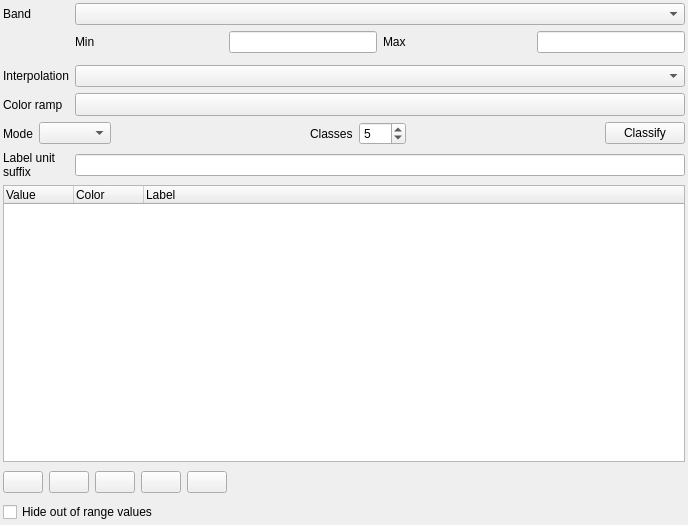
<?xml version="1.0" encoding="UTF-8"?>
<ui version="4.0">
 <class>QgsSingleBandPseudoColorRendererWidgetBase</class>
 <widget class="QWidget" name="QgsSingleBandPseudoColorRendererWidgetBase">
  <property name="geometry">
   <rect>
    <x>0</x>
    <y>0</y>
    <width>688</width>
    <height>525</height>
   </rect>
  </property>
  <property name="windowTitle">
   <string>Form</string>
  </property>
  <layout class="QGridLayout" name="gridLayout">
   <property name="margin">
    <number>3</number>
   </property>
   <item row="4" column="1" colspan="4">
    <widget class="QgsColorRampButton" name="btnColorRamp">
     <property name="sizePolicy">
      <sizepolicy hsizetype="Expanding" vsizetype="Fixed">
       <horstretch>0</horstretch>
       <verstretch>0</verstretch>
      </sizepolicy>
     </property>
     <property name="minimumSize">
      <size>
       <width>120</width>
       <height>0</height>
      </size>
     </property>
     <property name="maximumSize">
      <size>
       <width>16777215</width>
       <height>16777215</height>
      </size>
     </property>
    </widget>
   </item>
   <item row="3" column="1" colspan="4">
    <widget class="QComboBox" name="mColorInterpolationComboBox"/>
   </item>
   <item row="1" column="1">
    <widget class="QLabel" name="mMinLabel">
     <property name="sizePolicy">
      <sizepolicy hsizetype="MinimumExpanding" vsizetype="Fixed">
       <horstretch>0</horstretch>
       <verstretch>0</verstretch>
      </sizepolicy>
     </property>
     <property name="text">
      <string>Min</string>
     </property>
    </widget>
   </item>
   <item row="1" column="4">
    <widget class="QLineEdit" name="mMaxLineEdit"/>
   </item>
   <item row="7" column="0" colspan="5">
    <widget class="QTreeWidget" name="mColormapTreeWidget">
     <property name="sizePolicy">
      <sizepolicy hsizetype="Expanding" vsizetype="Expanding">
       <horstretch>0</horstretch>
       <verstretch>0</verstretch>
      </sizepolicy>
     </property>
     <property name="minimumSize">
      <size>
       <width>0</width>
       <height>250</height>
      </size>
     </property>
     <attribute name="headerDefaultSectionSize">
      <number>70</number>
     </attribute>
     <attribute name="headerMinimumSectionSize">
      <number>10</number>
     </attribute>
     <attribute name="headerStretchLastSection">
      <bool>true</bool>
     </attribute>
     <column>
      <property name="text">
       <string>Value</string>
      </property>
     </column>
     <column>
      <property name="text">
       <string>Color</string>
      </property>
     </column>
     <column>
      <property name="text">
       <string>Label</string>
      </property>
     </column>
    </widget>
   </item>
   <item row="1" column="3">
    <widget class="QLabel" name="mMaxLabel">
     <property name="sizePolicy">
      <sizepolicy hsizetype="MinimumExpanding" vsizetype="Fixed">
       <horstretch>0</horstretch>
       <verstretch>0</verstretch>
      </sizepolicy>
     </property>
     <property name="text">
      <string>Max</string>
     </property>
    </widget>
   </item>
   <item row="6" column="1" colspan="4">
    <widget class="QLineEdit" name="mUnitLineEdit">
     <property name="toolTip">
      <string>Unit suffix</string>
     </property>
    </widget>
   </item>
   <item row="2" column="0" colspan="5">
    <widget class="QWidget" name="mMinMaxContainerWidget" native="true"/>
   </item>
   <item row="9" column="0" colspan="5">
    <layout class="QHBoxLayout" name="horizontalLayout_3">
     <item>
      <widget class="QPushButton" name="mAddEntryButton">
       <property name="toolTip">
        <string>Add values manually</string>
       </property>
       <property name="icon">
        <iconset resource="../../images/images.qrc">
         <normaloff>:/images/themes/default/symbologyAdd.svg</normaloff>:/images/themes/default/symbologyAdd.svg</iconset>
       </property>
      </widget>
     </item>
     <item>
      <widget class="QPushButton" name="mDeleteEntryButton">
       <property name="toolTip">
        <string>Remove selected row(s)</string>
       </property>
       <property name="icon">
        <iconset resource="../../images/images.qrc">
         <normaloff>:/images/themes/default/symbologyRemove.svg</normaloff>:/images/themes/default/symbologyRemove.svg</iconset>
       </property>
      </widget>
     </item>
     <item>
      <widget class="QPushButton" name="mLoadFromBandButton">
       <property name="toolTip">
        <string>Load color map from band</string>
       </property>
       <property name="icon">
        <iconset resource="../../images/images.qrc">
         <normaloff>:/images/themes/default/mActionDraw.svg</normaloff>:/images/themes/default/mActionDraw.svg</iconset>
       </property>
      </widget>
     </item>
     <item>
      <widget class="QPushButton" name="mLoadFromFileButton">
       <property name="toolTip">
        <string>Load color map from file</string>
       </property>
       <property name="icon">
        <iconset resource="../../images/images.qrc">
         <normaloff>:/images/themes/default/mActionFileOpen.svg</normaloff>:/images/themes/default/mActionFileOpen.svg</iconset>
       </property>
      </widget>
     </item>
     <item>
      <widget class="QPushButton" name="mExportToFileButton">
       <property name="toolTip">
        <string>Export color map to file</string>
       </property>
       <property name="icon">
        <iconset resource="../../images/images.qrc">
         <normaloff>:/images/themes/default/mActionFileSaveAs.svg</normaloff>:/images/themes/default/mActionFileSaveAs.svg</iconset>
       </property>
      </widget>
     </item>
     <item>
      <spacer name="horizontalSpacer">
       <property name="orientation">
        <enum>Qt::Horizontal</enum>
       </property>
       <property name="sizeHint" stdset="0">
        <size>
         <width>48</width>
         <height>28</height>
        </size>
       </property>
      </spacer>
     </item>
    </layout>
   </item>
   <item row="0" column="0">
    <widget class="QLabel" name="mBandLabel">
     <property name="text">
      <string>Band</string>
     </property>
    </widget>
   </item>
   <item row="6" column="0">
    <widget class="QLabel" name="mUnitLabel">
     <property name="text">
      <string>Label unit
suffix</string>
     </property>
    </widget>
   </item>
   <item row="1" column="2">
    <widget class="QLineEdit" name="mMinLineEdit"/>
   </item>
   <item row="10" column="0" colspan="5">
    <widget class="QCheckBox" name="mClipCheckBox">
     <property name="toolTip">
      <string>If checked, any pixels with a value out of range will not be rendered</string>
     </property>
     <property name="text">
      <string>Hide out of range values</string>
     </property>
    </widget>
   </item>
   <item row="3" column="0">
    <widget class="QLabel" name="mColorInterpolationLabel">
     <property name="text">
      <string>Interpolation</string>
     </property>
    </widget>
   </item>
   <item row="0" column="1" colspan="4">
    <widget class="QgsRasterBandComboBox" name="mBandComboBox"/>
   </item>
   <item row="4" column="0">
    <widget class="QLabel" name="mColorInterpolationLabel_2">
     <property name="text">
      <string>Color ramp</string>
     </property>
    </widget>
   </item>
   <item row="5" column="0" colspan="5">
    <layout class="QHBoxLayout" name="horizontalLayout_5">
     <item>
      <widget class="QLabel" name="mClassificationModeLabel">
       <property name="text">
        <string>Mode</string>
       </property>
      </widget>
     </item>
     <item>
      <widget class="QComboBox" name="mClassificationModeComboBox"/>
     </item>
     <item>
      <spacer name="horizontalSpacer_4">
       <property name="orientation">
        <enum>Qt::Horizontal</enum>
       </property>
       <property name="sizeHint" stdset="0">
        <size>
         <width>40</width>
         <height>20</height>
        </size>
       </property>
      </spacer>
     </item>
     <item>
      <widget class="QLabel" name="mNumberOfEntriesLabel">
       <property name="text">
        <string>Classes</string>
       </property>
      </widget>
     </item>
     <item>
      <widget class="QSpinBox" name="mNumberOfEntriesSpinBox">
       <property name="sizePolicy">
        <sizepolicy hsizetype="Fixed" vsizetype="Fixed">
         <horstretch>0</horstretch>
         <verstretch>0</verstretch>
        </sizepolicy>
       </property>
       <property name="minimum">
        <number>2</number>
       </property>
       <property name="maximum">
        <number>255</number>
       </property>
       <property name="value">
        <number>5</number>
       </property>
      </widget>
     </item>
     <item>
      <spacer name="horizontalSpacer_2">
       <property name="orientation">
        <enum>Qt::Horizontal</enum>
       </property>
       <property name="sizeHint" stdset="0">
        <size>
         <width>40</width>
         <height>20</height>
        </size>
       </property>
      </spacer>
     </item>
     <item>
      <widget class="QPushButton" name="mClassifyButton">
       <property name="text">
        <string>Classify</string>
       </property>
      </widget>
     </item>
    </layout>
   </item>
  </layout>
 </widget>
 <customwidgets>
  <customwidget>
   <class>QgsRasterBandComboBox</class>
   <extends>QComboBox</extends>
   <header>raster/qgsrasterbandcombobox.h</header>
  </customwidget>
  <customwidget>
   <class>QgsColorRampButton</class>
   <extends>QToolButton</extends>
   <header>qgscolorrampbutton.h</header>
   <container>1</container>
  </customwidget>
 </customwidgets>
 <tabstops>
  <tabstop>mBandComboBox</tabstop>
  <tabstop>mMinLineEdit</tabstop>
  <tabstop>mMaxLineEdit</tabstop>
  <tabstop>mColorInterpolationComboBox</tabstop>
  <tabstop>btnColorRamp</tabstop>
  <tabstop>mUnitLineEdit</tabstop>
  <tabstop>mColormapTreeWidget</tabstop>
  <tabstop>mClassificationModeComboBox</tabstop>
  <tabstop>mNumberOfEntriesSpinBox</tabstop>
  <tabstop>mAddEntryButton</tabstop>
  <tabstop>mDeleteEntryButton</tabstop>
  <tabstop>mLoadFromBandButton</tabstop>
  <tabstop>mLoadFromFileButton</tabstop>
  <tabstop>mExportToFileButton</tabstop>
  <tabstop>mClipCheckBox</tabstop>
 </tabstops>
 <resources>
  <include location="../../images/images.qrc"/>
  <include location="../../images/images.qrc"/>
  <include location="../../images/images.qrc"/>
  <include location="../../images/images.qrc"/>
  <include location="../../images/images.qrc"/>
  <include location="../../images/images.qrc"/>
  <include location="../../images/images.qrc"/>
  <include location="../../images/images.qrc"/>
  <include location="../../images/images.qrc"/>
  <include location="../../images/images.qrc"/>
  <include location="../../images/images.qrc"/>
  <include location="../../images/images.qrc"/>
  <include location="../../images/images.qrc"/>
  <include location="../../images/images.qrc"/>
  <include location="../../images/images.qrc"/>
  <include location="../../images/images.qrc"/>
  <include location="../../images/images.qrc"/>
  <include location="../../images/images.qrc"/>
  <include location="../../images/images.qrc"/>
  <include location="../../images/images.qrc"/>
  <include location="../../images/images.qrc"/>
  <include location="../../images/images.qrc"/>
  <include location="../../images/images.qrc"/>
  <include location="../../images/images.qrc"/>
  <include location="../../images/images.qrc"/>
  <include location="../../images/images.qrc"/>
  <include location="../../images/images.qrc"/>
  <include location="../../images/images.qrc"/>
  <include location="../../images/images.qrc"/>
 </resources>
 <connections/>
</ui>
